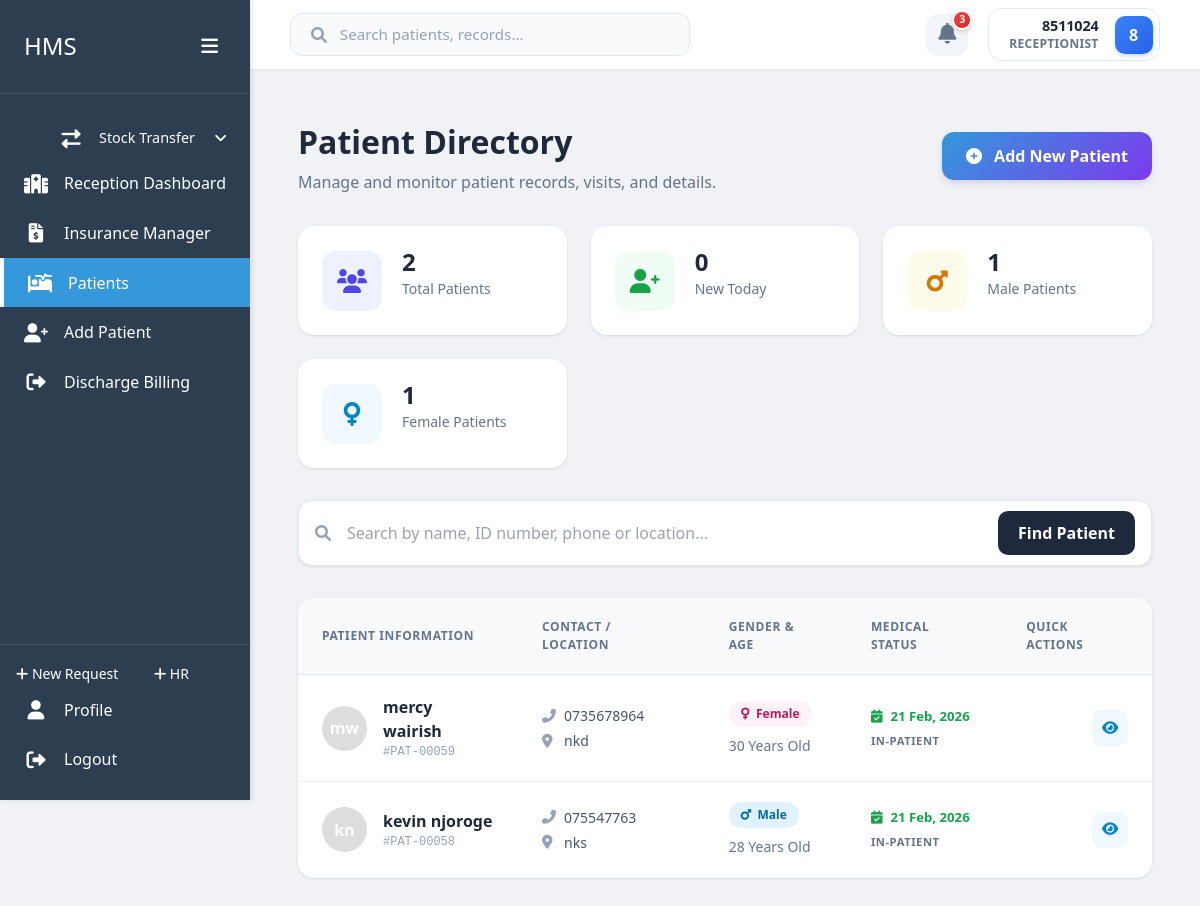
The app's page /home/patients/ (signed in), older data.
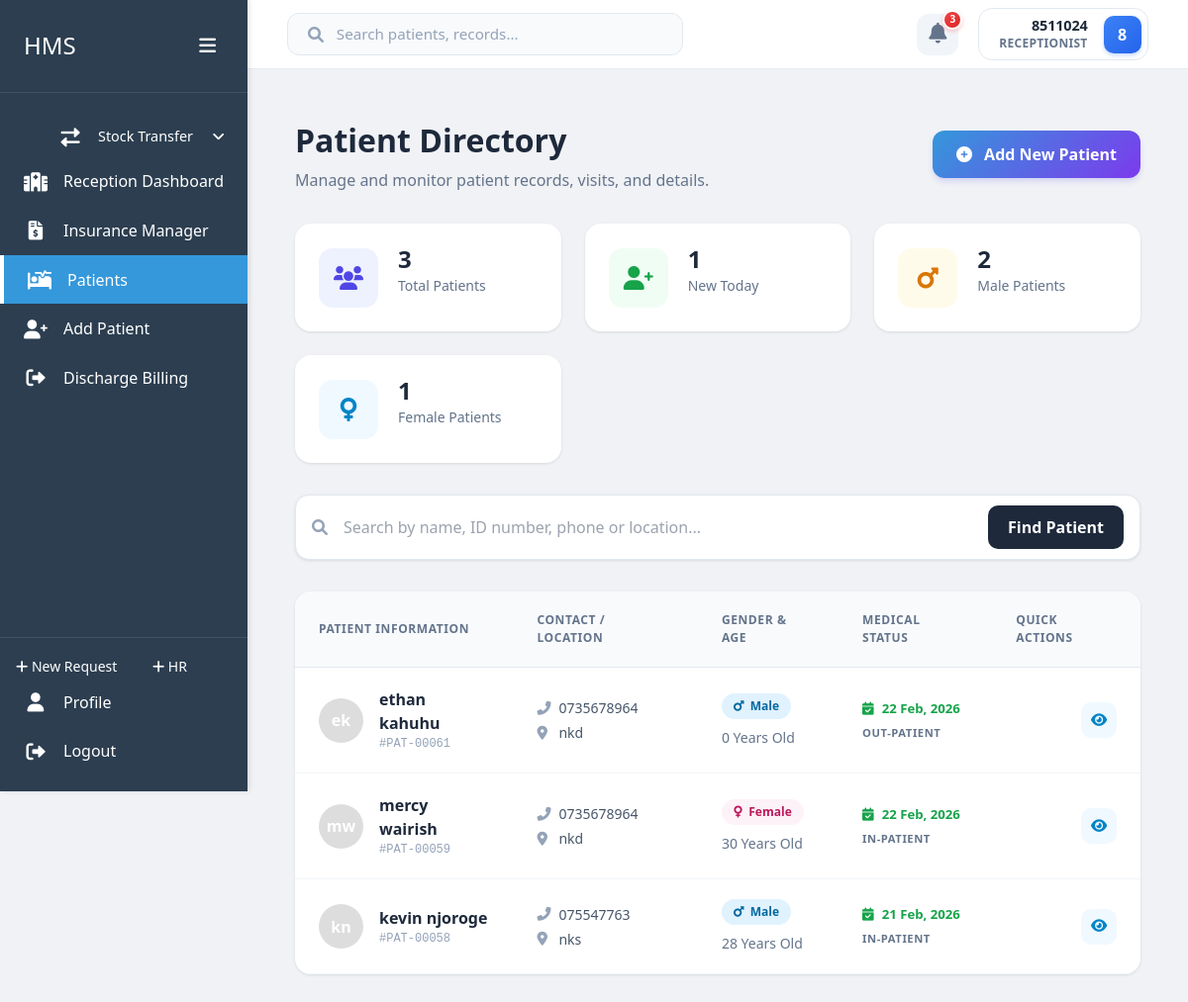
The same page, newer data.
### home/models.py (models this page shows, shortened)
class Patient(models.Model):
    GENDER_CHOICES = [
        ('M', 'Male'),
        ('F', 'Female'),
        ('O', 'Other'),
        ('N', 'Prefer not to say')
    ]
    first_name = models.CharField(max_length=100)
    last_name = models.CharField(max_length=100)
    id_number = models.CharField(max_length=20, unique=True, null=True, blank=True)
    date_of_birth = models.DateField()
    age = models.PositiveIntegerField(editable=False)  # Will be calculated automatically
    phone = models.CharField(max_length=15)
    location = models.CharField(max_length=200)
    gender = models.CharField(max_length=1, choices=GENDER_CHOICES)
    created_at = models.DateTimeField(auto_now_add=True)
    updated_at = models.DateTimeField(auto_now=True)
    created_by = models.ForeignKey('users.User', on_delete=models.SET_NULL, null=True, related_name='patients_created')

class Visit(models.Model):
    patient = models.ForeignKey(Patient, on_delete=models.CASCADE, related_name='visits')
    visit_date = models.DateTimeField(auto_now_add=True)
    visit_type = models.CharField(max_length=20, choices=[('IN-PATIENT', 'In-Patient'), ('OUT-PATIENT', 'Out-Patient')])
    visit_mode = models.CharField(max_length=20, choices=[('Appointment', 'Appointment'), ('Walk In', 'Walk In')])
    is_active = models.BooleanField(default=True)

### home/views.py (the view, shortened to what this page needs)
# urls.py: path('patients/', views.PatientListView.as_view(), name='patient_list'),
class PatientListView(LoginRequiredMixin, ListView):
    model = Patient
    template_name = 'home/patient_list.html'
    context_object_name = 'patients'
    def get_queryset(self):
        queryset = Patient.objects.all().order_by('-created_at')
        search_query = self.request.GET.get('search')
        return queryset
    def get_context_data(self, **kwargs):
        context = super().get_context_data(**kwargs)
        today = timezone.now().date()
        all_patients = Patient.objects.all()
        context['stats'] = {
            'total': all_patients.count(),
            'new_today': all_patients.filter(created_at__date=today).count(),
            'male': all_patients.filter(gender='M').count(),
            'female': all_patients.filter(gender='F').count(),
        }
        patients_with_last_visit = []
        for patient in context['patients']:
            last_visit = Visit.objects.filter(patient=patient).order_by('-visit_date').first()
            patients_with_last_visit.append({
                'patient': patient,
                'last_visit': last_visit
            })
        context['patients_with_last_visit'] = patients_with_last_visit
        return context

### users/models.py (called while the page is built)
    @property
    def username(self):
        return f"{self.first_name} {self.last_name}".strip() if self.first_name or self.last_name else self.id_number

    def get_full_name(self):
        return self.username

### home/templates/home/patient_list.html (shortened to what the changed rows need)
{% extends 'users/dashboard_base.html' %}
{% load custom_filters %}
{% block content %}
    <div class="patient-list-wrapper">
        <div class="page-header-premium">
            <div class="header-main">
                <div class="header-text">
                    <h1>Patient Directory</h1>
                </div>
            </div>
            <div class="stats-grid-premium">
                <div class="stat-card-modern">
                    <div class="stat-info">
                        <span class="stat-value">{{ stats.total }}</span>
                        <span class="stat-label">Total Patients</span>
                    </div>
                </div>
                <div class="stat-card-modern">
                    <div class="stat-info">
                        <span class="stat-value">{{ stats.new_today }}</span>
                        <span class="stat-label">New Today</span>
                    </div>
                </div>
                <div class="stat-card-modern">
                    <div class="stat-info">
                        <span class="stat-value">{{ stats.male }}</span>
                        <span class="stat-label">Male Patients</span>
                    </div>
                </div>
            </div>
        </div>
        <div class="patient-grid-container">
            <div class="table-card-premium">
                <div class="table-responsive">
                    <table class="premium-table">
                        <thead>
                            <tr>
                                <th>Patient Information</th>
                                <th>Contact / Location</th>
                                <th>Gender & Age</th>
                                <th>Medical Status</th>
                                <th class="text-right">Quick Actions</th>
                            </tr>
                        </thead>
                        <tbody>
                            {% for patient_data in patients_with_last_visit %}
                                <tr class="patient-data-row">
                                    <td>
                                        <div class="patient-profile-inline">
                                            <div class="avatar-initials" data-name="{{ patient_data.patient.first_name }}">{{ patient_data.patient.first_name|first }}{{ patient_data.patient.last_name|first }}</div>
                                            <div class="name-id">
                                                <span class="full-name">{{ patient_data.patient.first_name }} {{ patient_data.patient.last_name }}</span>
                                                <span class="patient-id">#PAT-{{ patient_data.patient.pk|stringformat:"05d" }}</span>
                                            </div>
                                        </div>
                                    </td>
                                    <td>
                                        <div class="contact-info">
                                            <span class="phone"><i class="fas fa-phone-alt"></i> {{ patient_data.patient.phone }}</span>
                                            <span class="location"><i class="fas fa-map-marker-alt"></i> {{ patient_data.patient.location }}</span>
                                        </div>
                                    </td>
                                    <td>
                                        <div class="demographics">
                                            <span class="gender-badge {{ patient_data.patient.get_gender_display|lower }}">
                                                {% if patient_data.patient.gender == 'M' %}
                                                    <i class="fas fa-mars"></i>
                                                {% else %}
                                                    <i class="fas fa-venus"></i>
                                                {% endif %}
                                                {{ patient_data.patient.get_gender_display }}
                                            </span>
                                            <span class="age-text">{{ patient_data.patient.age }} Years Old</span>
                                        </div>
                                    </td>
                                    <td>
                                        <div class="visit-status">
                                            {% if patient_data.last_visit %}
                                                <span class="visit-badge active">
                                                    <i class="fas fa-calendar-check"></i>
                                                    {{ patient_data.last_visit.visit_date|date:"d M, Y" }}
                                                </span>
                                                <span class="visit-type-label">{{ patient_data.last_visit.get_visit_type_display }}</span>
                                            {% else %}
                                                <span class="visit-badge none">
                                                    <i class="fas fa-calendar-times"></i>
                                                    Never Visited
                                                </span>
                                            {% endif %}
                                        </div>
                                    </td>
                                    <td class="text-right">
                                        <div class="action-buttons-premium">
                                            <a href="{% url 'home:patient_detail' patient_data.patient.pk %}" class="action-btn-p view" title="View Profile">
                                                <i class="fas fa-eye"></i>
                                            </a>
                                        </div>
                                    </td>
                                </tr>
                            {% endfor %}
                        </tbody>
                    </table>
                </div>
            </div>
        </div>
    </div>
{% endblock %}

Row changes from the older to the newer data that the page shows:
added Patient: patient.first_name|first "e", patient.last_name|first "k", patient.first_name "ethan", patient.last_name "kahuhu", patient.pk "00061", patient.phone "0735678964", patient.location "nkd", patient.gender "Male", patient.age "0", last_visit.visit_date "22 Feb, 2026", last_visit.visit_type "OUT-PATIENT"
computed for Patient "mercy": last_visit.visit_date "21 Feb, 2026" → "22 Feb, 2026"
Text that changed along with them:
{{ stats.total }}: "2" → "3"
{{ stats.new_today }}: "0" → "1"
{{ stats.male }}: "1" → "2"
